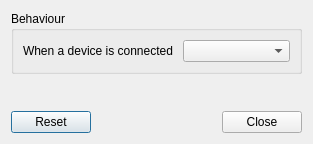
<?xml version="1.0" encoding="UTF-8"?>
<ui version="4.0">
 <class>RazorMountConfiguration</class>
 <widget class="QDialog" name="RazorMountConfiguration">
  <property name="geometry">
   <rect>
    <x>0</x>
    <y>0</y>
    <width>313</width>
    <height>144</height>
   </rect>
  </property>
  <property name="windowTitle">
   <string>Razor Removable media manager settings</string>
  </property>
  <layout class="QVBoxLayout" name="verticalLayout">
   <item>
    <widget class="QGroupBox" name="groupBox">
     <property name="title">
      <string>Behaviour</string>
     </property>
     <layout class="QFormLayout" name="formLayout">
      <item row="0" column="0">
       <widget class="QLabel" name="devAddedLabel">
        <property name="text">
         <string>When a device is connected </string>
        </property>
       </widget>
      </item>
      <item row="0" column="1">
       <widget class="QComboBox" name="devAddedCombo"/>
      </item>
     </layout>
    </widget>
   </item>
   <item>
    <spacer name="verticalSpacer">
     <property name="orientation">
      <enum>Qt::Vertical</enum>
     </property>
     <property name="sizeHint" stdset="0">
      <size>
       <width>20</width>
       <height>41</height>
      </size>
     </property>
    </spacer>
   </item>
   <item>
    <widget class="QDialogButtonBox" name="buttons">
     <property name="orientation">
      <enum>Qt::Horizontal</enum>
     </property>
     <property name="standardButtons">
      <set>QDialogButtonBox::Close|QDialogButtonBox::Reset</set>
     </property>
    </widget>
   </item>
  </layout>
 </widget>
 <resources/>
 <connections>
  <connection>
   <sender>buttons</sender>
   <signal>accepted()</signal>
   <receiver>RazorMountConfiguration</receiver>
   <slot>accept()</slot>
   <hints>
    <hint type="sourcelabel">
     <x>248</x>
     <y>254</y>
    </hint>
    <hint type="destinationlabel">
     <x>157</x>
     <y>274</y>
    </hint>
   </hints>
  </connection>
  <connection>
   <sender>buttons</sender>
   <signal>rejected()</signal>
   <receiver>RazorMountConfiguration</receiver>
   <slot>reject()</slot>
   <hints>
    <hint type="sourcelabel">
     <x>316</x>
     <y>260</y>
    </hint>
    <hint type="destinationlabel">
     <x>286</x>
     <y>274</y>
    </hint>
   </hints>
  </connection>
 </connections>
</ui>
